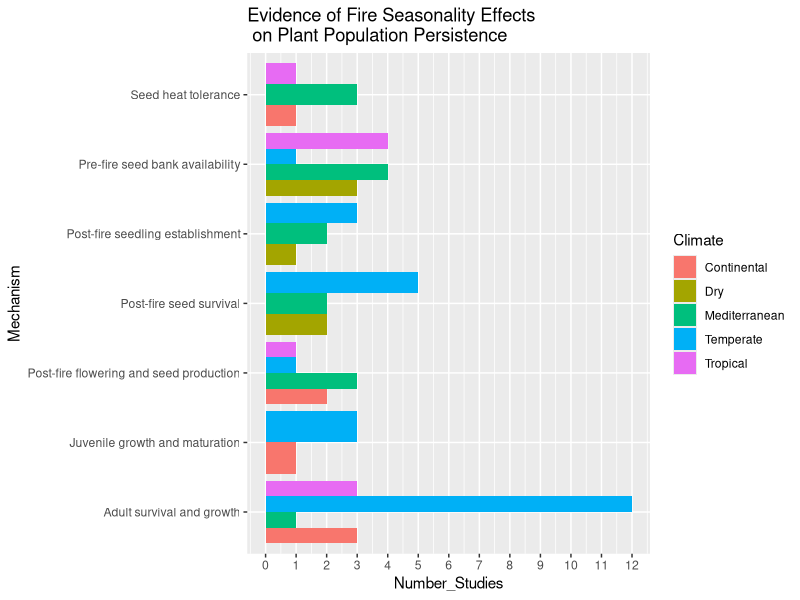
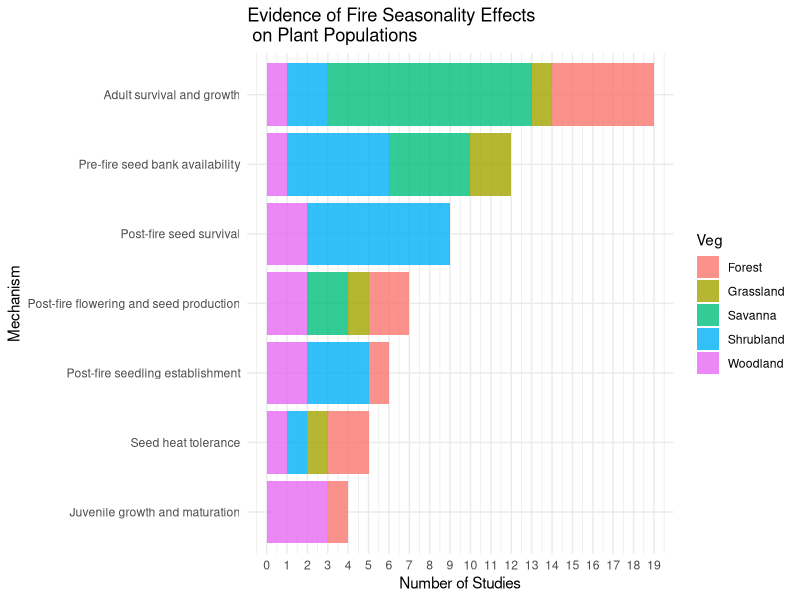

Generate these figures, in order, with R:
## ---- chunk 1
library(knitr)
library(tidyverse)
library(ggplot2)
library(ggthemes)
opts_chunk$set(echo = TRUE, message = F, warning = F)
## ---- chunk 2
fire_climate <- read_csv("data_raw/viz_critique/fire-seasonality.csv")

fire_climate[fire_climate == 0] = NA

fire_climate %>% 
  filter(!is.na(Number_Studies)) %>% 
  ggplot(aes(y = Mechanism,
             x = Number_Studies,
             fill = Climate)) +
  geom_col(position = "dodge") +
  scale_x_continuous(breaks = 0:12) +
  ggtitle("Evidence of Fire Seasonality Effects \n on Plant Population Persistence")
## ---- chunk 3
#read in data
fire_veg <- read_csv("data_raw/viz_critique/fire-seasonality-veg.csv")

#replace 0 with NA
fire_veg[fire_veg == 0] = NA

#create column to add all studies per Mechanism
fire_veg <- fire_veg %>% 
  filter(!is.na(Number_Studies)) %>% 
  group_by(Mechanism) %>% 
  mutate(Total_Studies = sum(Number_Studies))

#visualize
fire_veg %>% 
  ggplot(aes(y = reorder(Mechanism, Total_Studies),
             x = Number_Studies,
             fill = Veg)) +
  geom_col(alpha = 0.8) +
  scale_x_continuous(breaks = 0:20) +
  theme_minimal() +
  ggtitle("Evidence of Fire Seasonality Effects \n on Plant Populations") +
  ylab("Mechanism") +
  xlab("Number of Studies")

